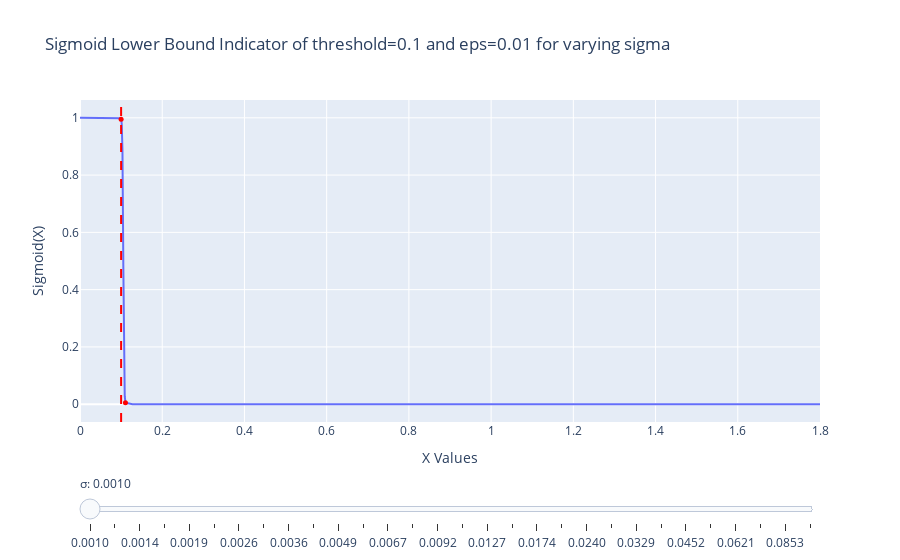

The cell this chart's notebook holds for it:
### Code cell
import numpy as np
import plotly.graph_objects as go
from plotly.subplots import make_subplots

def sigmoid_plot_with_slider(sigma_range=(0.001, 0.1), sigma_steps=30):
    EPS = 0.01
    
    def sigmoid_width(sigma, eps):
        # Transition effective width according to eps
        return sigma * np.log((2-eps)/eps)
    
    def sigmoid_range(threshold, sigma, eps):
        sigma_eps = sigmoid_width(sigma, eps)
        # Create x values with denser sampling around POS
        x_min, x_max = 0, 1.8
        x_left = np.linspace(x_min, threshold, 100)
        x_middle = np.linspace(threshold, threshold+2*sigma_eps, 100)
        x_right = np.linspace(threshold+2*sigma_eps, x_max, 100)
        x = np.unique(np.concatenate([x_left, x_middle, x_right]))
        
        return x

    # Create figure
    fig = make_subplots(rows=1, cols=1)

    # Create x values
    x = np.linspace(0, 2, 300)

    # Create sigma values
    sigmas = np.logspace(np.log10(sigma_range[0]), np.log10(sigma_range[1]), sigma_steps)

    # Create traces for all sigma values
    for sigma in sigmas:
        sigma_eps = sigmoid_width(sigma, EPS)
        x = sigmoid_range(THR, sigma, EPS)
        x_eps = np.array([THR, THR+2*sigma_eps])
        y = smooth_lower_bound_indicator(x, THR, sigma, EPS)
        y_eps = smooth_lower_bound_indicator(x_eps, THR, sigma, EPS)
        fig.add_trace(go.Scatter(x=x, y=y, mode='lines', name=f'Sigmoid', visible=False))
        fig.add_trace(go.Scatter(x=x_eps, y=y_eps, mode='markers', 
                                 name='Transition points', marker=dict(color='red', size=5), visible=False))

    # Add veritical line at threshold
    fig.add_vline(x=THR, line_dash="dash", line_color="red")

    # Make the first sigmoid trace and threshold vline visible
    fig.data[0].visible = True
    fig.data[1].visible = True

    # Create slider steps
    steps = []
    for i, sigma in enumerate(sigmas):
        sigma_eps = sigmoid_width(sigma, EPS)
        step = dict(
            method="update",
            args=[
                {"visible": [False] * len(fig.data)},
                {"annotations": [{
                    "text": f"σ_eps: {sigma_eps:.4f}",
                    "x": 1, "y": 1, "xref": "paper", "yref": "paper",
                    "showarrow": False, "font": {"size": 12},
                    "bgcolor": "rgba(255,255,255,0.8)", "bordercolor": "rgba(0,0,0,0.5)", "borderwidth": 1
                }]}
            ],
            label=f"{sigma:.4f}"
        )
        step["args"][0]["visible"][i*2] = True  # Make sigmoid visible
        step["args"][0]["visible"][i*2+1] = True  # Make transition points visible
        steps.append(step)

    # Add slider
    sliders = [dict(
        active=0,
        currentvalue={"prefix": "σ: "},
        pad={"t": 50},
        steps=steps
    )]

    # Update layout
    fig.update_layout(
        title=f"Sigmoid Lower Bound Indicator of threshold={THR} and eps={EPS} for varying sigma",
        xaxis_title="X Values",
        yaxis_title="Sigmoid(X)",
        showlegend=False,
        sliders=sliders
    )

    return fig

# Create and show the plot
fig = sigmoid_plot_with_slider()
fig.show()

### Figure 1 — Plotly figure (JSON) as saved in the notebook; plotly's stock layout.template omitted (floating-point values rounded to 4 significant figures; data arrays with more than 128 entries replaced by an {"elided": "..."} marker saying what was removed)
{"data": [{"mode": "lines", "name": "Sigmoid", "type": "scatter", "visible": true, "x": {"elided": "298 float values"}, "y": {"elided": "298 float values"}}, {"marker": {"color": "red", "size": 5}, "mode": "markers", "name": "Transition points", "type": "scatter", "visible": true, "x": [0.1, 0.1106], "y": [0.995, 0.005]}, {"mode": "lines", "name": "Sigmoid", "type": "scatter", "visible": false, "x": {"elided": "298 float values"}, "y": {"elided": "298 float values"}}, {"marker": {"color": "red", "size": 5}, "mode": "markers", "name": "Transition points", "type": "scatter", "visible": false, "x": [0.1, 0.1124], "y": [0.995, 0.005]}, {"mode": "lines", "name": "Sigmoid", "type": "scatter", "visible": false, "x": {"elided": "298 float values"}, "y": {"elided": "298 float values"}}, {"marker": {"color": "red", "size": 5}, "mode": "markers", "name": "Transition points", "type": "scatter", "visible": false, "x": [0.1, 0.1145], "y": [0.995, 0.005]}, {"mode": "lines", "name": "Sigmoid", "type": "scatter", "visible": false, "x": {"elided": "298 float values"}, "y": {"elided": "298 float values"}}, {"marker": {"color": "red", "size": 5}, "mode": "markers", "name": "Transition points", "type": "scatter", "visible": false, "x": [0.1, 0.117], "y": [0.995, 0.005]}, {"mode": "lines", "name": "Sigmoid", "type": "scatter", "visible": false, "x": {"elided": "298 float values"}, "y": {"elided": "298 float values"}}, {"marker": {"color": "red", "size": 5}, "mode": "markers", "name": "Transition points", "type": "scatter", "visible": false, "x": [0.1, 0.12], "y": [0.995, 0.005]}, {"mode": "lines", "name": "Sigmoid", "type": "scatter", "visible": false, "x": {"elided": "298 float values"}, "y": {"elided": "298 float values"}}, {"marker": {"color": "red", "size": 5}, "mode": "markers", "name": "Transition points", "type": "scatter", "visible": false, "x": [0.1, 0.1234], "y": [0.995, 0.005]}, {"mode": "lines", "name": "Sigmoid", "type": "scatter", "visible": false, "x": {"elided": "298 float values"}, "y": {"elided": "298 float values"}}, {"marker": {"color": "red", "size": 5}, "mode": "markers", "name": "Transition points", "type": "scatter", "visible": false, "x": [0.1, 0.1275], "y": [0.995, 0.005]}, {"mode": "lines", "name": "Sigmoid", "type": "scatter", "visible": false, "x": {"elided": "298 float values"}, "y": {"elided": "298 float values"}}, {"marker": {"color": "red", "size": 5}, "mode": "markers", "name": "Transition points", "type": "scatter", "visible": false, "x": [0.1, 0.1322], "y": [0.995, 0.005]}, {"mode": "lines", "name": "Sigmoid", "type": "scatter", "visible": false, "x": {"elided": "298 float values"}, "y": {"elided": "298 float values"}}, {"marker": {"color": "red", "size": 5}, "mode": "markers", "name": "Transition points", "type": "scatter", "visible": false, "x": [0.1, 0.1377], "y": [0.995, 0.005]}, {"mode": "lines", "name": "Sigmoid", "type": "scatter", "visible": false, "x": {"elided": "298 float values"}, "y": {"elided": "298 float values"}}, {"marker": {"color": "red", "size": 5}, "mode": "markers", "name": "Transition points", "type": "scatter", "visible": false, "x": [0.1, 0.1442], "y": [0.995, 0.005]}, {"mode": "lines", "name": "Sigmoid", "type": "scatter", "visible": false, "x": {"elided": "298 float values"}, "y": {"elided": "298 float values"}}, {"marker": {"color": "red", "size": 5}, "mode": "markers", "name": "Transition points", "type": "scatter", "visible": false, "x": [0.1, 0.1518], "y": [0.995, 0.005]}, {"mode": "lines", "name": "Sigmoid", "type": "scatter", "visible": false, "x": {"elided": "298 float values"}, "y": {"elided": "298 float values"}}, {"marker": {"color": "red", "size": 5}, "mode": "markers", "name": "Transition points", "type": "scatter", "visible": false, "x": [0.1, 0.1607], "y": [0.995, 0.005]}, {"mode": "lines", "name": "Sigmoid", "type": "scatter", "visible": false, "x": {"elided": "298 float values"}, "y": {"elided": "298 float values"}}, {"marker": {"color": "red", "size": 5}, "mode": "markers", "name": "Transition points", "type": "scatter", "visible": false, "x": [0.1, 0.1712], "y": [0.995, 0.005]}, {"mode": "lines", "name": "Sigmoid", "type": "scatter", "visible": false, "x": {"elided": "298 float values"}, "y": {"elided": "298 float values"}}, {"marker": {"color": "red", "size": 5}, "mode": "markers", "name": "Transition points", "type": "scatter", "visible": false, "x": [0.1, 0.1834], "y": [0.995, 0.005]}, {"mode": "lines", "name": "Sigmoid", "type": "scatter", "visible": false, "x": {"elided": "298 float values"}, "y": {"elided": "298 float values"}}, {"marker": {"color": "red", "size": 5}, "mode": "markers", "name": "Transition points", "type": "scatter", "visible": false, "x": [0.1, 0.1978], "y": [0.995, 0.005]}, {"mode": "lines", "name": "Sigmoid", "type": "scatter", "visible": false, "x": {"elided": "298 float values"}, "y": {"elided": "298 float values"}}, {"marker": {"color": "red", "size": 5}, "mode": "markers", "name": "Transition points", "type": "scatter", "visible": false, "x": [0.1, 0.2146], "y": [0.995, 0.005]}, {"mode": "lines", "name": "Sigmoid", "type": "scatter", "visible": false, "x": {"elided": "298 float values"}, "y": {"elided": "298 float values"}}, {"marker": {"color": "red", "size": 5}, "mode": "markers", "name": "Transition points", "type": "scatter", "visible": false, "x": [0.1, 0.2343], "y": [0.995, 0.005]}, {"mode": "lines", "name": "Sigmoid", "type": "scatter", "visible": false, "x": {"elided": "298 float values"}, "y": {"elided": "298 float values"}}, {"marker": {"color": "red", "size": 5}, "mode": "markers", "name": "Transition points", "type": "scatter", "visible": false, "x": [0.1, 0.2575], "y": [0.995, 0.005]}, {"mode": "lines", "name": "Sigmoid", "type": "scatter", "visible": false, "x": {"elided": "298 float values"}, "y": {"elided": "298 float values"}}, {"marker": {"color": "red", "size": 5}, "mode": "markers", "name": "Transition points", "type": "scatter", "visible": false, "x": [0.1, 0.2846], "y": [0.995, 0.005]}, {"mode": "lines", "name": "Sigmoid", "type": "scatter", "visible": false, "x": {"elided": "298 float values"}, "y": {"elided": "298 float values"}}, {"marker": {"color": "red", "size": 5}, "mode": "markers", "name": "Transition points", "type": "scatter", "visible": false, "x": [0.1, 0.3163], "y": [0.995, 0.005]}, {"mode": "lines", "name": "Sigmoid", "type": "scatter", "visible": false, "x": {"elided": "298 float values"}, "y": {"elided": "298 float values"}}, {"marker": {"color": "red", "size": 5}, "mode": "markers", "name": "Transition points", "type": "scatter", "visible": false, "x": [0.1, 0.3536], "y": [0.995, 0.005]}, {"mode": "lines", "name": "Sigmoid", "type": "scatter", "visible": false, "x": {"elided": "298 float values"}, "y": {"elided": "298 float values"}}, {"marker": {"color": "red", "size": 5}, "mode": "markers", "name": "Transition points", "type": "scatter", "visible": false, "x": [0.1, 0.3972], "y": [0.995, 0.005]}, {"mode": "lines", "name": "Sigmoid", "type": "scatter", "visible": false, "x": {"elided": "298 float values"}, "y": {"elided": "298 float values"}}, {"marker": {"color": "red", "size": 5}, "mode": "markers", "name": "Transition points", "type": "scatter", "visible": false, "x": [0.1, 0.4483], "y": [0.995, 0.005]}, {"mode": "lines", "name": "Sigmoid", "type": "scatter", "visible": false, "x": {"elided": "298 float values"}, "y": {"elided": "298 float values"}}, {"marker": {"color": "red", "size": 5}, "mode": "markers", "name": "Transition points", "type": "scatter", "visible": false, "x": [0.1, 0.5083], "y": [0.995, 0.005]}, {"mode": "lines", "name": "Sigmoid", "type": "scatter", "visible": false, "x": {"elided": "298 float values"}, "y": {"elided": "298 float values"}}, {"marker": {"color": "red", "size": 5}, "mode": "markers", "name": "Transition points", "type": "scatter", "visible": false, "x": [0.1, 0.5786], "y": [0.995, 0.005]}, {"mode": "lines", "name": "Sigmoid", "type": "scatter", "visible": false, "x": {"elided": "298 float values"}, "y": {"elided": "298 float values"}}, {"marker": {"color": "red", "size": 5}, "mode": "markers", "name": "Transition points", "type": "scatter", "visible": false, "x": [0.1, 0.6609], "y": [0.995, 0.005]}, {"mode": "lines", "name": "Sigmoid", "type": "scatter", "visible": false, "x": {"elided": "298 float values"}, "y": {"elided": "298 float values"}}, {"marker": {"color": "red", "size": 5}, "mode": "markers", "name": "Transition points", "type": "scatter", "visible": false, "x": [0.1, 0.7574], "y": [0.995, 0.005]}, {"mode": "lines", "name": "Sigmoid", "type": "scatter", "visible": false, "x": {"elided": "298 float values"}, "y": {"elided": "298 float values"}}, {"marker": {"color": "red", "size": 5}, "mode": "markers", "name": "Transition points", "type": "scatter", "visible": false, "x": [0.1, 0.8706], "y": [0.995, 0.005]}, {"mode": "lines", "name": "Sigmoid", "type": "scatter", "visible": false, "x": {"elided": "298 float values"}, "y": {"elided": "298 float values"}}, {"marker": {"color": "red", "size": 5}, "mode": "markers", "name": "Transition points", "type": "scatter", "visible": false, "x": [0.1, 1.003], "y": [0.995, 0.005]}, {"mode": "lines", "name": "Sigmoid", "type": "scatter", "visible": false, "x": {"elided": "298 float values"}, "y": {"elided": "298 float values"}}, {"marker": {"color": "red", "size": 5}, "mode": "markers", "name": "Transition points", "type": "scatter", "visible": false, "x": [0.1, 1.159], "y": [0.995, 0.005]}], "layout": {"shapes": [{"line": {"color": "red", "dash": "dash"}, "type": "line", "x0": 0.1, "x1": 0.1, "xref": "x", "y0": 0, "y1": 1, "yref": "y domain"}], "showlegend": false, "sliders": [{"active": 0, "currentvalue": {"prefix": "σ: "}, "pad": {"t": 50}, "steps": [{"args": [{"visible": [true, true, false, false, false, false, false, false, false, false, false, false, false, false, false, false, false, false, false, false, false, false, false, false, false, false, false, false, false, false, false, false, false, false, false, false, false, false, false, false, false, false, false, false, false, false, false, false, false, false, false, false, false, false, false, false, false, false, false, false]}, {"annotations": [{"bgcolor": "rgba(255,255,255,0.8)", "bordercolor": "rgba(0,0,0,0.5)", "borderwidth": 1, "font": {"size": 12}, "showarrow": false, "text": "σ_eps: 0.0053", "x": 1, "xref": "paper", "y": 1, "yref": "paper"}]}], "label": "0.0010", "method": "update"}, {"args": [{"visible": [false, false, true, true, false, false, false, false, false, false, false, false, false, false, false, false, false, false, false, false, false, false, false, false, false, false, false, false, false, false, false, false, false, false, false, false, false, false, false, false, false, false, false, false, false, false, false, false, false, false, false, false, false, false, false, false, false, false, false, false]}, {"annotations": [{"bgcolor": "rgba(255,255,255,0.8)", "bordercolor": "rgba(0,0,0,0.5)", "borderwidth": 1, "font": {"size": 12}, "showarrow": false, "text": "σ_eps: 0.0062", "x": 1, "xref": "paper", "y": 1, "yref": "paper"}]}], "label": "0.0012", "method": "update"}, {"args": [{"visible": [false, false, false, false, true, true, false, false, false, false, false, false, false, false, false, false, false, false, false, false, false, false, false, false, false, false, false, false, false, false, false, false, false, false, false, false, false, false, false, false, false, false, false, false, false, false, false, false, false, false, false, false, false, false, false, false, false, false, false, false]}, {"annotations": [{"bgcolor": "rgba(255,255,255,0.8)", "bordercolor": "rgba(0,0,0,0.5)", "borderwidth": 1, "font": {"size": 12}, "showarrow": false, "text": "σ_eps: 0.0073", "x": 1, "xref": "paper", "y": 1, "yref": "paper"}]}], "label": "0.0014", "method": "update"}, {"args": [{"visible": [false, false, false, false, false, false, true, true, false, false, false, false, false, false, false, false, false, false, false, false, false, false, false, false, false, false, false, false, false, false, false, false, false, false, false, false, false, false, false, false, false, false, false, false, false, false, false, false, false, false, false, false, false, false, false, false, false, false, false, false]}, {"annotations": [{"bgcolor": "rgba(255,255,255,0.8)", "bordercolor": "rgba(0,0,0,0.5)", "borderwidth": 1, "font": {"size": 12}, "showarrow": false, "text": "σ_eps: 0.0085", "x": 1, "xref": "paper", "y": 1, "yref": "paper"}]}], "label": "0.0016", "method": "update"}, {"args": [{"visible": [false, false, false, false, false, false, false, false, true, true, false, false, false, false, false, false, false, false, false, false, false, false, false, false, false, false, false, false, false, false, false, false, false, false, false, false, false, false, false, false, false, false, false, false, false, false, false, false, false, false, false, false, false, false, false, false, false, false, false, false]}, {"annotations": [{"bgcolor": "rgba(255,255,255,0.8)", "bordercolor": "rgba(0,0,0,0.5)", "borderwidth": 1, "font": {"size": 12}, "showarrow": false, "text": "σ_eps: 0.0100", "x": 1, "xref": "paper", "y": 1, "yref": "paper"}]}], "label": "0.0019", "method": "update"}, {"args": [{"visible": [false, false, false, false, false, false, false, false, false, false, true, true, false, false, false, false, false, false, false, false, false, false, false, false, false, false, false, false, false, false, false, false, false, false, false, false, false, false, false, false, false, false, false, false, false, false, false, false, false, false, false, false, false, false, false, false, false, false, false, false]}, {"annotations": [{"bgcolor": "rgba(255,255,255,0.8)", "bordercolor": "rgba(0,0,0,0.5)", "borderwidth": 1, "font": {"size": 12}, "showarrow": false, "text": "σ_eps: 0.0117", "x": 1, "xref": "paper", "y": 1, "yref": "paper"}]}], "label": "0.0022", "method": "update"}, {"args": [{"visible": [false, false, false, false, false, false, false, false, false, false, false, false, true, true, false, false, false, false, false, false, false, false, false, false, false, false, false, false, false, false, false, false, false, false, false, false, false, false, false, false, false, false, false, false, false, false, false, false, false, false, false, false, false, false, false, false, false, false, false, false]}, {"annotations": [{"bgcolor": "rgba(255,255,255,0.8)", "bordercolor": "rgba(0,0,0,0.5)", "borderwidth": 1, "font": {"size": 12}, "showarrow": false, "text": "σ_eps: 0.0137", "x": 1, "xref": "paper", "y": 1, "yref": "paper"}]}], "label": "0.0026", "method": "update"}, {"args": [{"visible": [false, false, false, false, false, false, false, false, false, false, false, false, false, false, true, true, false, false, false, false, false, false, false, false, false, false, false, false, false, false, false, false, false, false, false, false, false, false, false, false, false, false, false, false, false, false, false, false, false, false, false, false, false, false, false, false, false, false, false, false]}, {"annotations": [{"bgcolor": "rgba(255,255,255,0.8)", "bordercolor": "rgba(0,0,0,0.5)", "borderwidth": 1, "font": {"size": 12}, "showarrow": false, "text": "σ_eps: 0.0161", "x": 1, "xref": "paper", "y": 1, "yref": "paper"}]}], "label": "0.0030", "method": "update"}, {"args": [{"visible": [false, false, false, false, false, false, false, false, false, false, false, false, false, false, false, false, true, true, false, false, false, false, false, false, false, false, false, false, false, false, false, false, false, false, false, false, false, false, false, false, false, false, false, false, false, false, false, false, false, false, false, false, false, false, false, false, false, false, false, false]}, {"annotations": [{"bgcolor": "rgba(255,255,255,0.8)", "bordercolor": "rgba(0,0,0,0.5)", "borderwidth": 1, "font": {"size": 12}, "showarrow": false, "text": "σ_eps: 0.0189", "x": 1, "xref": "paper", "y": 1, "yref": "paper"}]}], "label": "0.0036", "method": "update"}, {"args": [{"visible": [false, false, false, false, false, false, false, false, false, false, false, false, false, false, false, false, false, false, true, true, false, false, false, false, false, false, false, false, false, false, false, false, false, false, false, false, false, false, false, false, false, false, false, false, false, false, false, false, false, false, false, false, false, false, false, false, false, false, false, false]}, {"annotations": [{"bgcolor": "rgba(255,255,255,0.8)", "bordercolor": "rgba(0,0,0,0.5)", "borderwidth": 1, "font": {"size": 12}, "showarrow": false, "text": "σ_eps: 0.0221", "x": 1, "xref": "paper", "y": 1, "yref": "paper"}]}], "label": "0.0042", "method": "update"}, {"args": [{"visible": [false, false, false, false, false, false, false, false, false, false, false, false, false, false, false, false, false, false, false, false, true, true, false, false, false, false, false, false, false, false, false, false, false, false, false, false, false, false, false, false, false, false, false, false, false, false, false, false, false, false, false, false, false, false, false, false, false, false, false, false]}, {"annotations": [{"bgcolor": "rgba(255,255,255,0.8)", "bordercolor": "rgba(0,0,0,0.5)", "borderwidth": 1, "font": {"size": 12}, "showarrow": false, "text": "σ_eps: 0.0259", "x": 1, "xref": "paper", "y": 1, "yref": "paper"}]}], "label": "0.0049", "method": "update"}, {"args": [{"visible": [false, false, false, false, false, false, false, false, false, false, false, false, false, false, false, false, false, false, false, false, false, false, true, true, false, false, false, false, false, false, false, false, false, false, false, false, false, false, false, false, false, false, false, false, false, false, false, false, false, false, false, false, false, false, false, false, false, false, false, false]}, {"annotations": [{"bgcolor": "rgba(255,255,255,0.8)", "bordercolor": "rgba(0,0,0,0.5)", "borderwidth": 1, "font": {"size": 12}, "showarrow": false, "text": "σ_eps: 0.0304", "x": 1, "xref": "paper", "y": 1, "yref": "paper"}]}], "label": "0.0057", "method": "update"}, {"args": [{"visible": [false, false, false, false, false, false, false, false, false, false, false, false, false, false, false, false, false, false, false, false, false, false, false, false, true, true, false, false, false, false, false, false, false, false, false, false, false, false, false, false, false, false, false, false, false, false, false, false, false, false, false, false, false, false, false, false, false, false, false, false]}, {"annotations": [{"bgcolor": "rgba(255,255,255,0.8)", "bordercolor": "rgba(0,0,0,0.5)", "borderwidth": 1, "font": {"size": 12}, "showarrow": false, "text": "σ_eps: 0.0356", "x": 1, "xref": "paper", "y": 1, "yref": "paper"}]}], "label": "0.0067", "method": "update"}, {"args": [{"visible": [false, false, false, false, false, false, false, false, false, false, false, false, false, false, false, false, false, false, false, false, false, false, false, false, false, false, true, true, false, false, false, false, false, false, false, false, false, false, false, false, false, false, false, false, false, false, false, false, false, false, false, false, false, false, false, false, false, false, false, false]}, {"annotations": [{"bgcolor": "rgba(255,255,255,0.8)", "bordercolor": "rgba(0,0,0,0.5)", "borderwidth": 1, "font": {"size": 12}, "showarrow": false, "text": "σ_eps: 0.0417", "x": 1, "xref": "paper", "y": 1, "yref": "paper"}]}], "label": "0.0079", "method": "update"}, {"args": [{"visible": [false, false, false, false, false, false, false, false, false, false, false, false, false, false, false, false, false, false, false, false, false, false, false, false, false, false, false, false, true, true, false, false, false, false, false, false, false, false, false, false, false, false, false, false, false, false, false, false, false, false, false, false, false, false, false, false, false, false, false, false]}, {"annotations": [{"bgcolor": "rgba(255,255,255,0.8)", "bordercolor": "rgba(0,0,0,0.5)", "borderwidth": 1, "font": {"size": 12}, "showarrow": false, "text": "σ_eps: 0.0489", "x": 1, "xref": "paper", "y": 1, "yref": "paper"}]}], "label": "0.0092", "method": "update"}, {"args": [{"visible": [false, false, false, false, false, false, false, false, false, false, false, false, false, false, false, false, false, false, false, false, false, false, false, false, false, false, false, false, false, false, true, true, false, false, false, false, false, false, false, false, false, false, false, false, false, false, false, false, false, false, false, false, false, false, false, false, false, false, false, false]}, {"annotations": [{"bgcolor": "rgba(255,255,255,0.8)", "bordercolor": "rgba(0,0,0,0.5)", "borderwidth": 1, "font": {"size": 12}, "showarrow": false, "text": "σ_eps: 0.0573", "x": 1, "xref": "paper", "y": 1, "yref": "paper"}]}], "label": "0.0108", "method": "update"}, {"args": [{"visible": [false, false, false, false, false, false, false, false, false, false, false, false, false, false, false, false, false, false, false, false, false, false, false, false, false, false, false, false, false, false, false, false, true, true, false, false, false, false, false, false, false, false, false, false, false, false, false, false, false, false, false, false, false, false, false, false, false, false, false, false]}, {"annotations": [{"bgcolor": "rgba(255,255,255,0.8)", "bordercolor": "rgba(0,0,0,0.5)", "borderwidth": 1, "font": {"size": 12}, "showarrow": false, "text": "σ_eps: 0.0672", "x": 1, "xref": "paper", "y": 1, "yref": "paper"}]}], "label": "0.0127", "method": "update"}, {"args": [{"visible": [false, false, false, false, false, false, false, false, false, false, false, false, false, false, false, false, false, false, false, false, false, false, false, false, false, false, false, false, false, false, false, false, false, false, true, true, false, false, false, false, false, false, false, false, false, false, false, false, false, false, false, false, false, false, false, false, false, false, false, false]}, {"annotations": [{"bgcolor": "rgba(255,255,255,0.8)", "bordercolor": "rgba(0,0,0,0.5)", "borderwidth": 1, "font": {"size": 12}, "showarrow": false, "text": "σ_eps: 0.0787", "x": 1, "xref": "paper", "y": 1, "yref": "paper"}]}], "label": "0.0149", "method": "update"}, {"args": [{"visible": [false, false, false, false, false, false, false, false, false, false, false, false, false, false, false, false, false, false, false, false, false, false, false, false, false, false, false, false, false, false, false, false, false, false, false, false, true, true, false, false, false, false, false, false, false, false, false, false, false, false, false, false, false, false, false, false, false, false, false, false]}, {"annotations": [{"bgcolor": "rgba(255,255,255,0.8)", "bordercolor": "rgba(0,0,0,0.5)", "borderwidth": 1, "font": {"size": 12}, "showarrow": false, "text": "σ_eps: 0.0923", "x": 1, "xref": "paper", "y": 1, "yref": "paper"}]}], "label": "0.0174", "method": "update"}, {"args": [{"visible": [false, false, false, false, false, false, false, false, false, false, false, false, false, false, false, false, false, false, false, false, false, false, false, false, false, false, false, false, false, false, false, false, false, false, false, false, false, false, true, true, false, false, false, false, false, false, false, false, false, false, false, false, false, false, false, false, false, false, false, false]}, {"annotations": [{"bgcolor": "rgba(255,255,255,0.8)", "bordercolor": "rgba(0,0,0,0.5)", "borderwidth": 1, "font": {"size": 12}, "showarrow": false, "text": "σ_eps: 0.1082", "x": 1, "xref": "paper", "y": 1, "yref": "paper"}]}], "label": "0.0204", "method": "update"}, {"args": [{"visible": [false, false, false, false, false, false, false, false, false, false, false, false, false, false, false, false, false, false, false, false, false, false, false, false, false, false, false, false, false, false, false, false, false, false, false, false, false, false, false, false, true, true, false, false, false, false, false, false, false, false, false, false, false, false, false, false, false, false, false, false]}, {"annotations": [{"bgcolor": "rgba(255,255,255,0.8)", "bordercolor": "rgba(0,0,0,0.5)", "borderwidth": 1, "font": {"size": 12}, "showarrow": false, "text": "σ_eps: 0.1268", "x": 1, "xref": "paper", "y": 1, "yref": "paper"}]}], "label": "0.0240", "method": "update"}, {"args": [{"visible": [false, false, false, false, false, false, false, false, false, false, false, false, false, false, false, false, false, false, false, false, false, false, false, false, false, false, false, false, false, false, false, false, false, false, false, false, false, false, false, false, false, false, true, true, false, false, false, false, false, false, false, false, false, false, false, false, false, false, false, false]}, {"annotations": [{"bgcolor": "rgba(255,255,255,0.8)", "bordercolor": "rgba(0,0,0,0.5)", "borderwidth": 1, "font": {"size": 12}, "showarrow": false, "text": "σ_eps: 0.1486", "x": 1, "xref": "paper", "y": 1, "yref": "paper"}]}], "label": "0.0281", "method": "update"}, {"args": [{"visible": [false, false, false, false, false, false, false, false, false, false, false, false, false, false, false, false, false, false, false, false, false, false, false, false, false, false, false, false, false, false, false, false, false, false, false, false, false, false, false, false, false, false, false, false, true, true, false, false, false, false, false, false, false, false, false, false, false, false, false, false]}, {"annotations": [{"bgcolor": "rgba(255,255,255,0.8)", "bordercolor": "rgba(0,0,0,0.5)", "borderwidth": 1, "font": {"size": 12}, "showarrow": false, "text": "σ_eps: 0.1742", "x": 1, "xref": "paper", "y": 1, "yref": "paper"}]}], "label": "0.0329", "method": "update"}, {"args": [{"visible": [false, false, false, false, false, false, false, false, false, false, false, false, false, false, false, false, false, false, false, false, false, false, false, false, false, false, false, false, false, false, false, false, false, false, false, false, false, false, false, false, false, false, false, false, false, false, true, true, false, false, false, false, false, false, false, false, false, false, false, false]}, {"annotations": [{"bgcolor": "rgba(255,255,255,0.8)", "bordercolor": "rgba(0,0,0,0.5)", "borderwidth": 1, "font": {"size": 12}, "showarrow": false, "text": "σ_eps: 0.2041", "x": 1, "xref": "paper", "y": 1, "yref": "paper"}]}], "label": "0.0386", "method": "update"}, {"args": [{"visible": [false, false, false, false, false, false, false, false, false, false, false, false, false, false, false, false, false, false, false, false, false, false, false, false, false, false, false, false, false, false, false, false, false, false, false, false, false, false, false, false, false, false, false, false, false, false, false, false, true, true, false, false, false, false, false, false, false, false, false, false]}, {"annotations": [{"bgcolor": "rgba(255,255,255,0.8)", "bordercolor": "rgba(0,0,0,0.5)", "borderwidth": 1, "font": {"size": 12}, "showarrow": false, "text": "σ_eps: 0.2393", "x": 1, "xref": "paper", "y": 1, "yref": "paper"}]}], "label": "0.0452", "method": "update"}, {"args": [{"visible": [false, false, false, false, false, false, false, false, false, false, false, false, false, false, false, false, false, false, false, false, false, false, false, false, false, false, false, false, false, false, false, false, false, false, false, false, false, false, false, false, false, false, false, false, false, false, false, false, false, false, true, true, false, false, false, false, false, false, false, false]}, {"annotations": [{"bgcolor": "rgba(255,255,255,0.8)", "bordercolor": "rgba(0,0,0,0.5)", "borderwidth": 1, "font": {"size": 12}, "showarrow": false, "text": "σ_eps: 0.2805", "x": 1, "xref": "paper", "y": 1, "yref": "paper"}]}], "label": "0.0530", "method": "update"}, {"args": [{"visible": [false, false, false, false, false, false, false, false, false, false, false, false, false, false, false, false, false, false, false, false, false, false, false, false, false, false, false, false, false, false, false, false, false, false, false, false, false, false, false, false, false, false, false, false, false, false, false, false, false, false, false, false, true, true, false, false, false, false, false, false]}, {"annotations": [{"bgcolor": "rgba(255,255,255,0.8)", "bordercolor": "rgba(0,0,0,0.5)", "borderwidth": 1, "font": {"size": 12}, "showarrow": false, "text": "σ_eps: 0.3287", "x": 1, "xref": "paper", "y": 1, "yref": "paper"}]}], "label": "0.0621", "method": "update"}, {"args": [{"visible": [false, false, false, false, false, false, false, false, false, false, false, false, false, false, false, false, false, false, false, false, false, false, false, false, false, false, false, false, false, false, false, false, false, false, false, false, false, false, false, false, false, false, false, false, false, false, false, false, false, false, false, false, false, false, true, true, false, false, false, false]}, {"annotations": [{"bgcolor": "rgba(255,255,255,0.8)", "bordercolor": "rgba(0,0,0,0.5)", "borderwidth": 1, "font": {"size": 12}, "showarrow": false, "text": "σ_eps: 0.3853", "x": 1, "xref": "paper", "y": 1, "yref": "paper"}]}], "label": "0.0728", "method": "update"}, {"args": [{"visible": [false, false, false, false, false, false, false, false, false, false, false, false, false, false, false, false, false, false, false, false, false, false, false, false, false, false, false, false, false, false, false, false, false, false, false, false, false, false, false, false, false, false, false, false, false, false, false, false, false, false, false, false, false, false, false, false, true, true, false, false]}, {"annotations": [{"bgcolor": "rgba(255,255,255,0.8)", "bordercolor": "rgba(0,0,0,0.5)", "borderwidth": 1, "font": {"size": 12}, "showarrow": false, "text": "σ_eps: 0.4516", "x": 1, "xref": "paper", "y": 1, "yref": "paper"}]}], "label": "0.0853", "method": "update"}, {"args": [{"visible": [false, false, false, false, false, false, false, false, false, false, false, false, false, false, false, false, false, false, false, false, false, false, false, false, false, false, false, false, false, false, false, false, false, false, false, false, false, false, false, false, false, false, false, false, false, false, false, false, false, false, false, false, false, false, false, false, false, false, true, true]}, {"annotations": [{"bgcolor": "rgba(255,255,255,0.8)", "bordercolor": "rgba(0,0,0,0.5)", "borderwidth": 1, "font": {"size": 12}, "showarrow": false, "text": "σ_eps: 0.5293", "x": 1, "xref": "paper", "y": 1, "yref": "paper"}]}], "label": "0.1000", "method": "update"}]}], "title": {"text": "Sigmoid Lower Bound Indicator of threshold=0.1 and eps=0.01 for varying sigma"}, "xaxis": {"anchor": "y", "domain": [0, 1], "title": {"text": "X Values"}}, "yaxis": {"anchor": "x", "domain": [0, 1], "title": {"text": "Sigmoid(X)"}}}}
